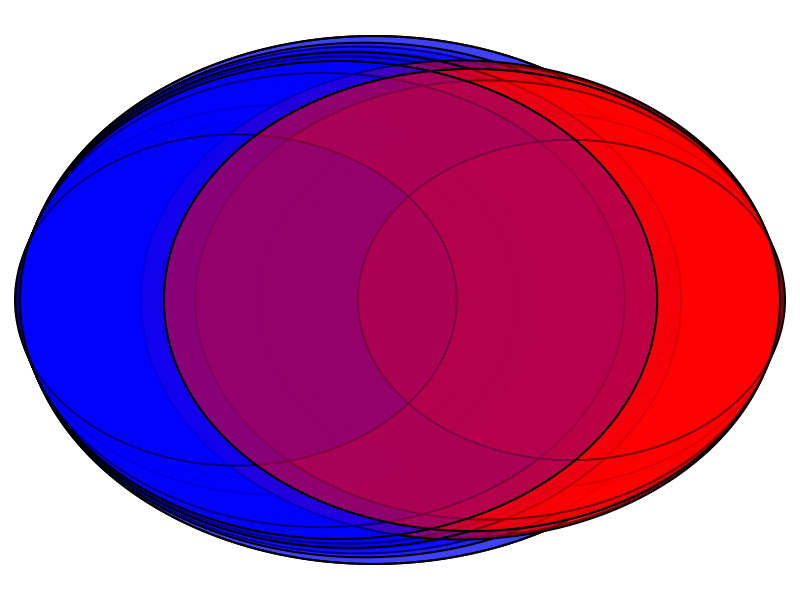
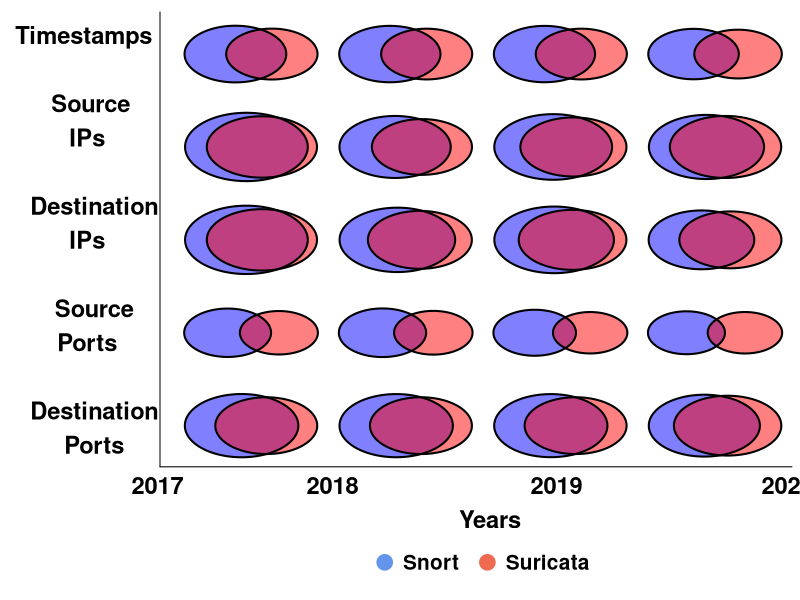

Write R code to recreate these figures, in order.
library(ggplot2)
library(lubridate)
library(VennDiagram)
library(patchwork)
library(gridExtra)
library(grid)


#sn217 <- read.csv('/home/exp-1/Desktop/data/Alerts/Alerts_csv/snort_ds2/snort_ds2_2017.csv')
#sn218 <- read.csv('/home/exp-1/Desktop/data/Alerts/Alerts_csv/snort_ds2/snort_ds2_2018.csv')
#sn219 <- read.csv('/home/exp-1/Desktop/data/Alerts/Alerts_csv/snort_ds2/snort_ds2_2019.csv')
#sn220 <- read.csv('/home/exp-1/Desktop/data/Alerts/Alerts_csv/snort_ds2/snort_ds2_2020.csv')
#su217 <- read.csv('/home/exp-1/Desktop/data/Alerts/Alerts_csv/suricata_ds2/suricata_ds2_2017.csv')
#su218 <- read.csv('/home/exp-1/Desktop/data/Alerts/Alerts_csv/suricata_ds2/suricata_ds2_2018.csv')
#su219 <- read.csv('/home/exp-1/Desktop/data/Alerts/Alerts_csv/suricata_ds2/suricata_ds2_2019.csv')
#su220 <- read.csv('/home/exp-1/Desktop/data/Alerts/Alerts_csv/suricata_ds2/suricata_ds2_2020.csv')

#sn317 <- read.csv('/home/exp-1/Desktop/data/Alerts/Alerts_csv/snort_ds3/snort_ds3_2017.csv')
#sn318 <- read.csv('/home/exp-1/Desktop/data/Alerts/Alerts_csv/snort_ds3/snort_ds3_2018.csv')
#sn319 <- read.csv('/home/exp-1/Desktop/data/Alerts/Alerts_csv/snort_ds3/snort_ds3_2019.csv')
#sn320 <- read.csv('/home/exp-1/Desktop/data/Alerts/Alerts_csv/snort_ds3/snort_ds3_2020.csv')
#su317 <- read.csv('/home/exp-1/Desktop/data/Alerts/Alerts_csv/suricata_ds3/suricata_ds3_2017.csv')
#su318 <- read.csv('/home/exp-1/Desktop/data/Alerts/Alerts_csv/suricata_ds3/suricata_ds3_2018.csv')
#su319 <- read.csv('/home/exp-1/Desktop/data/Alerts/Alerts_csv/suricata_ds3/suricata_ds3_2019.csv')
#su320 <- read.csv('/home/exp-1/Desktop/data/Alerts/Alerts_csv/suricata_ds3/suricata_ds3_2020.csv')




vplt <-  wrap_elements(draw.pairwise.venn(
  area1= 29909, area2= 24115, cross.area = 14242,
  fill = c("blue", "red"),
  alpha = rep(0.5, 2),
  print.mode=c("percent"),
  cex=0,
  #category = c("snort timestamps", "suricata timestamps")
))

vplt2 <- wrap_elements( draw.pairwise.venn(
  area1= 29909, area2= 24115, cross.area = 22084, 
  fill = c("blue", "red"),
  alpha = rep(0.5, 2),
  cex=0,
  ext.text=TRUE,
  print.mode=c("percent"),
   # category =c("Snort Source IPs", "Suricata Source IPs")
))


vplt3 <- wrap_elements( draw.pairwise.venn(
  area1= 29909, area2= 24115, cross.area = 22084, 
  fill = c("blue", "red"),
  alpha = rep(0.5, 2),
  print.mode=c("percent"),
  cex=0,
  #category =c("Snort Destination IPs", "Suricata Destination IPs")
))


vplt4 <-  wrap_elements(draw.pairwise.venn(
  area1= 29909, area2= 24115, cross.area = 7055,
  fill = c("blue", "red"),
  alpha = rep(0.5, 2),
  print.mode=c("percent"),
  cex=0,
  #category =c("Snort Source Ports", "Suricata Source Ports")
))


vplt5 <-  wrap_elements(draw.pairwise.venn(
  area1= 29909, area2= 24115, cross.area = 19007, 
  fill = c("blue", "red"),
  alpha = rep(0.5, 2),
  print.mode=c("percent"),
  cex=0,
  #category =c("Snort Destination Ports", "Suricata Destination Ports")
))


vplt6 <- wrap_elements(draw.pairwise.venn(
  area1= 29909, area2= 24193, cross.area = 14089,
  fill = c("blue", "red"),
  alpha = rep(0.5, 2),
  print.mode=c("percent"),
  cex=0,
  #category = c("snort timestamps", "suricata timestamps")
))

vplt7 <-  wrap_elements(draw.pairwise.venn(
  area1= 29909, area2= 24193, cross.area = 18231, 
  fill = c("blue", "red"),
  alpha = rep(0.5, 2),
  print.mode=c("percent"),
  cex=0,
  #category =c("Snort Source IPs", "Suricata Source IPs")
))


vplt8 <- wrap_elements( draw.pairwise.venn(
  area1= 29909, area2= 24193, cross.area = 19812, 
  fill = c("blue", "red"),
  alpha = rep(0.5, 2),
  print.mode=c("percent"),
  cex=0,
  #category =c("Snort Destination IPs", "Suricata Destination IPs")
))

vplt9 <-  wrap_elements(draw.pairwise.venn(
  area1= 29909, area2= 24193, cross.area = 7306, 
  fill = c("blue", "red"),
  alpha = rep(0.5, 2),
  print.mode=c("percent"),
  cex=0,
  #category =c("Snort Source Ports", "Suricata Source Ports")
))


vplt10 <-  wrap_elements(draw.pairwise.venn(
  area1= 29909, area2= 24193, cross.area = 19012, 
  fill = c("blue", "red"),
  alpha = rep(0.5, 2),
  print.mode=c("percent"),
  cex=0,
  #category =c("Snort Destination Ports", "Suricata Destination Ports")
))


vplt11 <- wrap_elements( draw.pairwise.venn(
  area1= 29909, area2= 24247, cross.area = 14092,
  fill = c("blue", "red"),
  alpha = rep(0.5, 2),
  print.mode=c("percent"),
  cex=0,
  #category = c("snort timestamps", "suricata timestamps")
))

vplt12 <-  wrap_elements( draw.pairwise.venn(
  area1= 29909, area2= 24247, cross.area = 20630, 
  fill = c("blue", "red"),
  alpha = rep(0.5, 2),
  print.mode=c("percent"),
  cex=0,
  #category =c("Snort Source IPs", "Suricata Source IPs")
))


vplt13 <- wrap_elements(  draw.pairwise.venn(
  area1= 29909, area2= 24247, cross.area = 21227, 
  fill = c("blue", "red"),
  alpha = rep(0.5, 2),
  print.mode=c("percent"),
  cex=0,
  #category =c("Snort Destination IPs", "Suricata Destination IPs")
))


vplt14 <-  wrap_elements( draw.pairwise.venn(
  area1= 29909, area2= 24247, cross.area =4903, 
  fill = c("blue", "red"),
  alpha = rep(0.5, 2),
  print.mode=c("percent"),
  cex=0,
  #category =c("Snort Source Ports", "Suricata Source Ports")
))


vplt15 <-  wrap_elements( draw.pairwise.venn(
  area1= 29909, area2= 24247, cross.area = 19011, 
  fill = c("blue", "red"),
  alpha = rep(0.5, 2),
  print.mode=c("percent"),
  cex=0,
  #category =c("Snort Destination Ports", "Suricata Destination Ports")
))


vplt16 <- wrap_elements(  draw.pairwise.venn(
  area1= 37247, area2= 34811, cross.area = 14078,
  fill = c("blue", "red"),
  alpha = rep(0.5, 2),
  print.mode=c("percent"),
  cex=0,
  #category = c("snort timestamps", "suricata timestamps")
))

vplt17 <- wrap_elements( draw.pairwise.venn(
  area1= 37247, area2= 34811, cross.area = 28312, 
  fill = c("blue", "red"),
  alpha = rep(0.5, 2),
  print.mode=c("percent"),
  cex=0,
  #category =c("Snort Source IPs", "Suricata Source IPs")
))


vplt18 <-  wrap_elements( draw.pairwise.venn(
  area1= 37247, area2= 34811, cross.area = 23385, 
  fill = c("blue", "red"),
  alpha = rep(0.5, 2),
  print.mode=c("percent"),
  cex=0,
  #category =c("Snort Destination IPs", "Suricata Destination IPs")
))


vplt19 <- wrap_elements( draw.pairwise.venn(
  area1= 37247, area2= 34811, cross.area = 4532, 
  fill = c("blue", "red"),
  alpha = rep(0.5, 2),
  print.mode=c("percent"),
  cex=0,
  #category =c("Snort Source Ports", "Suricata Source Ports")
))


vplt20 <- wrap_elements( draw.pairwise.venn(
  area1= 37247, area2= 34811, cross.area = 26302, 
  fill = c("blue", "red"),
  alpha = rep(0.5, 2),
  print.mode=c("percent"),
  cex=0,
  #category =c("Snort Destination Ports", "Suricata Destination Ports")
))


cols <- c("cornflowerblue","coral2")
lg <- legendGrob(labels=c("Snort","Suricata"), pch=rep(19,length(c("Snort","Suricata"))),
                 gp=gpar(col=cols, fill="gray", fontsize=15, fontface="bold"),
                ncol=2)

blob <- (vplt / vplt2 / vplt3 / vplt4 / vplt5) | (vplt6 / vplt7 / vplt8 / vplt9 / vplt10) | (vplt11 / vplt12 / vplt13 / vplt14 / vplt15) | (vplt16 / vplt17 / vplt18 / vplt19 / vplt20) + theme_dark()


yaxis <- ggplot () + geom_text(aes(x=1, y=1, label="Timestamps  \n\n Source \n IPs  \n\n  Destination \n IPs  \n\n  Source \n Ports  \n\n  Destination \n Ports"), size=6, fontface="bold") + 
  theme_void() + coord_cartesian(clip="off")

xaxis <- ggplot() + geom_text(aes(x=1, y=1, label="2017 \t\t 2018 \t\t\t 2019 \t\t\t  2020   \n  Years"), size=6, fontface="bold") + theme_void() + coord_cartesian(clip="off")

(yaxis + blob ) + plot_spacer() + xaxis + plot_spacer() +lg +  plot_layout(nrow = 3, ncol =2 , widths = c(2,8), heights = c(10, 1,1))

grid.draw(linesGrob( x= unit(c(0.200, 0.99  ), "npc"), y=unit(c(0.222, 0.222), "npc")))

grid.draw(linesGrob( x= unit(c(0.200, 0.200 ), "npc"), y=unit(c(0.222, 0.98 ), "npc")))



 
